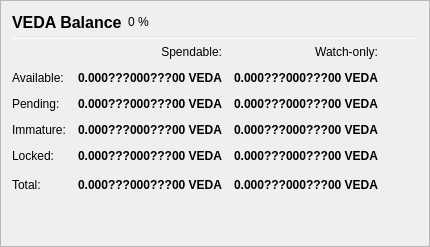
                   <widget class="QFrame" name="frame_Balances">
                    <property name="frameShape">
                     <enum>QFrame::StyledPanel</enum>
                    </property>
                    <property name="frameShadow">
                     <enum>QFrame::Raised</enum>
                    </property>
                    <layout class="QVBoxLayout" name="verticalLayout_4">
                     <item>
                      <layout class="QHBoxLayout" name="horizontalLayout_4">
                       <item>
                        <widget class="QLabel" name="label_5">
                         <property name="minimumSize">
                          <size>
                           <width>0</width>
                           <height>20</height>
                          </size>
                         </property>
                         <property name="font">
                          <font>
                           <pointsize>12</pointsize>
                           <weight>75</weight>
                           <bold>true</bold>
                          </font>
                         </property>
                         <property name="text">
                          <string>VEDA Balance</string>
                         </property>
                        </widget>
                       </item>
                       <item>
                        <widget class="QLabel" name="labelVEDAPercent">
                         <property name="text">
                          <string notr="true">0 %</string>
                         </property>
                        </widget>
                       </item>
                       <item>
                        <spacer name="horizontalSpacer_3">
                         <property name="orientation">
                          <enum>Qt::Horizontal</enum>
                         </property>
                         <property name="sizeHint" stdset="0">
                          <size>
                           <width>40</width>
                           <height>20</height>
                          </size>
                         </property>
                        </spacer>
                       </item>
                      </layout>
                     </item>
                     <item>
                      <widget class="Line" name="line_Balance">
                       <property name="minimumSize">
                        <size>
                         <width>0</width>
                         <height>1</height>
                        </size>
                       </property>
                       <property name="maximumSize">
                        <size>
                         <width>16777215</width>
                         <height>1</height>
                        </size>
                       </property>
                       <property name="orientation">
                        <enum>Qt::Horizontal</enum>
                       </property>
                      </widget>
                     </item>
                     <item>
                      <layout class="QGridLayout" name="gridLayout">
                       <property name="spacing">
                        <number>12</number>
                       </property>
                       <item row="0" column="1">
                        <widget class="QLabel" name="labelSpendable">
                         <property name="text">
                          <string>Spendable:</string>
                         </property>
                         <property name="alignment">
                          <set>Qt::AlignRight|Qt::AlignTrailing|Qt::AlignVCenter</set>
                         </property>
                        </widget>
                       </item>
                       <item row="0" column="2">
                        <widget class="QLabel" name="labelWatchonly">
                         <property name="text">
                          <string>Watch-only:</string>
                         </property>
                         <property name="alignment">
                          <set>Qt::AlignRight|Qt::AlignTrailing|Qt::AlignVCenter</set>
                         </property>
                        </widget>
                       </item>
                       <item row="1" column="0">
                        <widget class="QLabel" name="labelBalanceText">
                         <property name="text">
                          <string>Available:</string>
                         </property>
                        </widget>
                       </item>
                       <item row="1" column="1">
                        <widget class="QLabel" name="labelBalance">
                         <property name="font">
                          <font>
                           <weight>75</weight>
                           <bold>true</bold>
                          </font>
                         </property>
                         <property name="cursor">
                          <cursorShape>IBeamCursor</cursorShape>
                         </property>
                         <property name="toolTip">
                          <string>Your current spendable balance</string>
                         </property>
                         <property name="text">
                          <string notr="true">0.000???000???00 VEDA</string>
                         </property>
                         <property name="alignment">
                          <set>Qt::AlignRight|Qt::AlignTrailing|Qt::AlignVCenter</set>
                         </property>
                         <property name="textInteractionFlags">
                          <set>Qt::LinksAccessibleByMouse|Qt::TextSelectableByKeyboard|Qt::TextSelectableByMouse</set>
                         </property>
                        </widget>
                       </item>
                       <item row="1" column="2">
                        <widget class="QLabel" name="labelWatchAvailable">
                         <property name="font">
                          <font>
                           <weight>75</weight>
                           <bold>true</bold>
                          </font>
                         </property>
                         <property name="cursor">
                          <cursorShape>IBeamCursor</cursorShape>
                         </property>
                         <property name="toolTip">
                          <string>Your current balance in watch-only addresses</string>
                         </property>
                         <property name="text">
                          <string notr="true">0.000???000???00 VEDA</string>
                         </property>
                         <property name="alignment">
                          <set>Qt::AlignRight|Qt::AlignTrailing|Qt::AlignVCenter</set>
                         </property>
                         <property name="textInteractionFlags">
                          <set>Qt::LinksAccessibleByMouse|Qt::TextSelectableByKeyboard|Qt::TextSelectableByMouse</set>
                         </property>
                        </widget>
                       </item>
                       <item row="2" column="0">
                        <widget class="QLabel" name="labelPendingText">
                         <property name="text">
                          <string>Pending:</string>
                         </property>
                        </widget>
                       </item>
                       <item row="2" column="1">
                        <widget class="QLabel" name="labelUnconfirmed">
                         <property name="font">
                          <font>
                           <weight>75</weight>
                           <bold>true</bold>
                          </font>
                         </property>
                         <property name="cursor">
                          <cursorShape>IBeamCursor</cursorShape>
                         </property>
                         <property name="toolTip">
                          <string>Total of transactions that have yet to be confirmed, and do not yet count toward the spendable balance</string>
                         </property>
                         <property name="text">
                          <string notr="true">0.000???000???00 VEDA</string>
                         </property>
                         <property name="alignment">
                          <set>Qt::AlignRight|Qt::AlignTrailing|Qt::AlignVCenter</set>
                         </property>
                         <property name="textInteractionFlags">
                          <set>Qt::LinksAccessibleByMouse|Qt::TextSelectableByKeyboard|Qt::TextSelectableByMouse</set>
                         </property>
                        </widget>
                       </item>
                       <item row="2" column="2">
                        <widget class="QLabel" name="labelWatchPending">
                         <property name="font">
                          <font>
                           <weight>75</weight>
                           <bold>true</bold>
                          </font>
                         </property>
                         <property name="cursor">
                          <cursorShape>IBeamCursor</cursorShape>
                         </property>
                         <property name="toolTip">
                          <string>Unconfirmed transactions to watch-only addresses</string>
                         </property>
                         <property name="text">
                          <string notr="true">0.000???000???00 VEDA</string>
                         </property>
                         <property name="alignment">
                          <set>Qt::AlignRight|Qt::AlignTrailing|Qt::AlignVCenter</set>
                         </property>
                         <property name="textInteractionFlags">
                          <set>Qt::LinksAccessibleByMouse|Qt::TextSelectableByKeyboard|Qt::TextSelectableByMouse</set>
                         </property>
                        </widget>
                       </item>
                       <item row="3" column="0">
                        <widget class="QLabel" name="labelImmatureText">
                         <property name="text">
                          <string>Immature:</string>
                         </property>
                        </widget>
                       </item>
                       <item row="3" column="1">
                        <widget class="QLabel" name="labelImmature">
                         <property name="font">
                          <font>
                           <weight>75</weight>
                           <bold>true</bold>
                          </font>
                         </property>
                         <property name="cursor">
                          <cursorShape>IBeamCursor</cursorShape>
                         </property>
                         <property name="toolTip">
                          <string>Staked or masternode rewards that has not yet matured</string>
                         </property>
                         <property name="text">
                          <string notr="true">0.000???000???00 VEDA</string>
                         </property>
                         <property name="alignment">
                          <set>Qt::AlignRight|Qt::AlignTrailing|Qt::AlignVCenter</set>
                         </property>
                         <property name="textInteractionFlags">
                          <set>Qt::LinksAccessibleByMouse|Qt::TextSelectableByKeyboard|Qt::TextSelectableByMouse</set>
                         </property>
                        </widget>
                       </item>
                       <item row="3" column="2">
                        <widget class="QLabel" name="labelWatchImmature">
                         <property name="font">
                          <font>
                           <weight>75</weight>
                           <bold>true</bold>
                          </font>
                         </property>
                         <property name="cursor">
                          <cursorShape>IBeamCursor</cursorShape>
                         </property>
                         <property name="toolTip">
                          <string>Staked or masternode rewards in watch-only addresses that has not yet matured</string>
                         </property>
                         <property name="text">
                          <string notr="true">0.000???000???00 VEDA</string>
                         </property>
                         <property name="alignment">
                          <set>Qt::AlignRight|Qt::AlignTrailing|Qt::AlignVCenter</set>
                         </property>
                         <property name="textInteractionFlags">
                          <set>Qt::LinksAccessibleByMouse|Qt::TextSelectableByKeyboard|Qt::TextSelectableByMouse</set>
                         </property>
                        </widget>
                       </item>
                       <item row="4" column="0">
                        <widget class="QLabel" name="labelLockedBalanceText">
                         <property name="toolTip">
                          <string>Locked VEDA or Masternode collaterals. These are excluded from zVEDA minting.</string>
                         </property>
                         <property name="text">
                          <string>Locked:</string>
                         </property>
                        </widget>
                       </item>
                       <item row="4" column="1">
                        <widget class="QLabel" name="labelLockedBalance">
                         <property name="font">
                          <font>
                           <weight>75</weight>
                           <bold>true</bold>
                          </font>
                         </property>
                         <property name="cursor">
                          <cursorShape>IBeamCursor</cursorShape>
                         </property>
                         <property name="toolTip">
                          <string>Locked VEDA or Masternode collaterals. These are excluded from zVEDA minting.</string>
                         </property>
                         <property name="text">
                          <string notr="true">0.000???000???00 VEDA</string>
                         </property>
                         <property name="alignment">
                          <set>Qt::AlignRight|Qt::AlignTrailing|Qt::AlignVCenter</set>
                         </property>
                         <property name="textInteractionFlags">
                          <set>Qt::LinksAccessibleByMouse|Qt::TextSelectableByKeyboard|Qt::TextSelectableByMouse</set>
                         </property>
                        </widget>
                       </item>
                       <item row="4" column="2">
                        <widget class="QLabel" name="labelWatchLocked">
                         <property name="font">
                          <font>
                           <weight>75</weight>
                           <bold>true</bold>
                          </font>
                         </property>
                         <property name="cursor">
                          <cursorShape>IBeamCursor</cursorShape>
                         </property>
                         <property name="toolTip">
                          <string>Current locked balance in watch-only addresses</string>
                         </property>
                         <property name="text">
                          <string notr="true">0.000???000???00 VEDA</string>
                         </property>
                         <property name="alignment">
                          <set>Qt::AlignRight|Qt::AlignTrailing|Qt::AlignVCenter</set>
                         </property>
                         <property name="textInteractionFlags">
                          <set>Qt::LinksAccessibleByMouse|Qt::TextSelectableByKeyboard|Qt::TextSelectableByMouse</set>
                         </property>
                        </widget>
                       </item>
                       <item row="5" column="0">
                        <widget class="QLabel" name="labelTotalText">
                         <property name="toolTip">
                          <string>Your current VEDA balance, unconfirmed and immature transactions included</string>
                         </property>
                         <property name="text">
                          <string>Total:</string>
                         </property>
                        </widget>
                       </item>
                       <item row="5" column="1">
                        <widget class="QLabel" name="labelTotal">
                         <property name="font">
                          <font>
                           <weight>75</weight>
                           <bold>true</bold>
                          </font>
                         </property>
                         <property name="cursor">
                          <cursorShape>IBeamCursor</cursorShape>
                         </property>
                         <property name="toolTip">
                          <string>Your current VEDA balance, unconfirmed and immature transactions included</string>
                         </property>
                         <property name="text">
                          <string notr="true">0.000???000???00 VEDA</string>
                         </property>
                         <property name="alignment">
                          <set>Qt::AlignRight|Qt::AlignTrailing|Qt::AlignVCenter</set>
                         </property>
                         <property name="textInteractionFlags">
                          <set>Qt::LinksAccessibleByMouse|Qt::TextSelectableByKeyboard|Qt::TextSelectableByMouse</set>
                         </property>
                        </widget>
                       </item>
                       <item row="5" column="2">
                        <widget class="QLabel" name="labelWatchTotal">
                         <property name="font">
                          <font>
                           <weight>75</weight>
                           <bold>true</bold>
                          </font>
                         </property>
                         <property name="cursor">
                          <cursorShape>IBeamCursor</cursorShape>
                         </property>
                         <property name="toolTip">
                          <string>Current total balance in watch-only addresses</string>
                         </property>
                         <property name="text">
                          <string notr="true">0.000???000???00 VEDA</string>
                         </property>
                         <property name="alignment">
                          <set>Qt::AlignRight|Qt::AlignTrailing|Qt::AlignVCenter</set>
                         </property>
                         <property name="textInteractionFlags">
                          <set>Qt::LinksAccessibleByMouse|Qt::TextSelectableByKeyboard|Qt::TextSelectableByMouse</set>
                         </property>
                        </widget>
                       </item>
                       <item row="5" column="3">
                        <spacer name="horizontalSpacer_9">
                         <property name="orientation">
                          <enum>Qt::Horizontal</enum>
                         </property>
                         <property name="sizeHint" stdset="0">
                          <size>
                           <width>40</width>
                           <height>20</height>
                          </size>
                         </property>
                        </spacer>
                       </item>
                      </layout>
                     </item>
                     <item>
                      <spacer name="verticalSpacer_3">
                       <property name="orientation">
                        <enum>Qt::Vertical</enum>
                       </property>
                       <property name="sizeHint" stdset="0">
                        <size>
                         <width>20</width>
                         <height>40</height>
                        </size>
                       </property>
                      </spacer>
                     </item>
                    </layout>
                   </widget>
